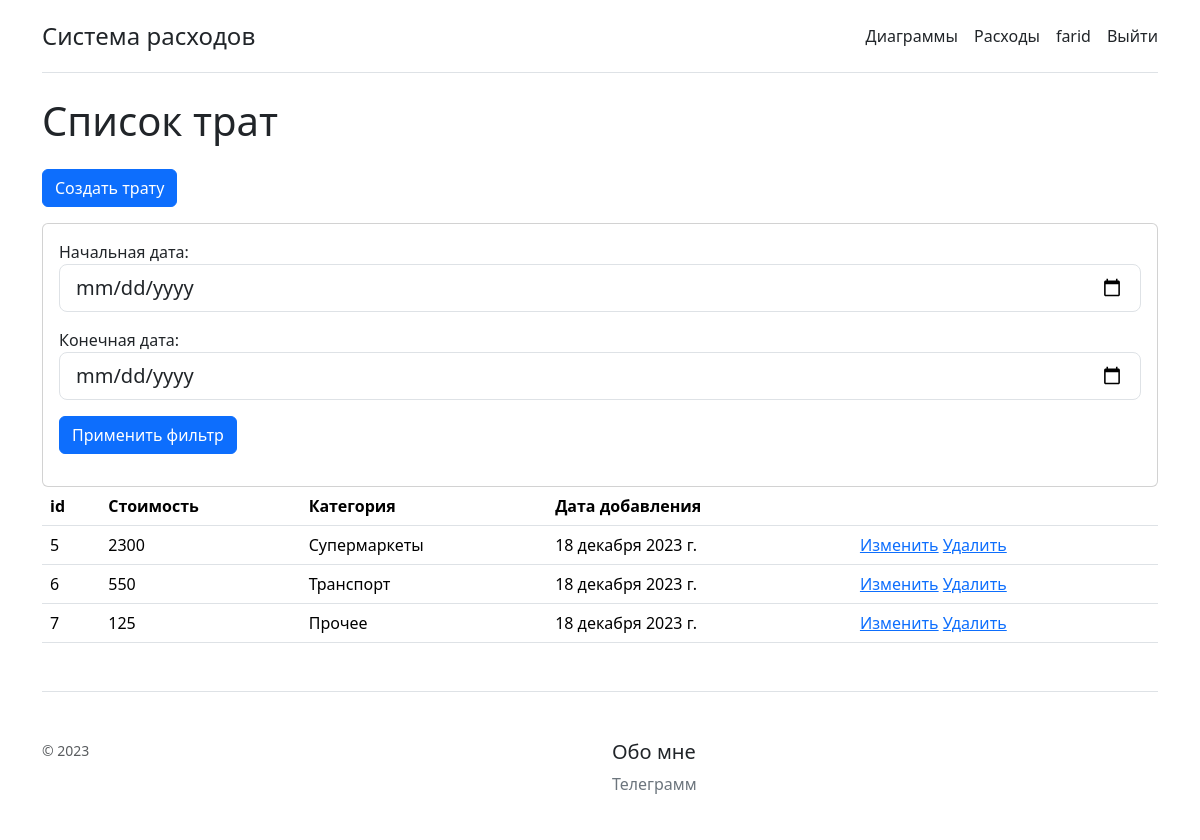
The app's page /spending/ (signed in), older data.
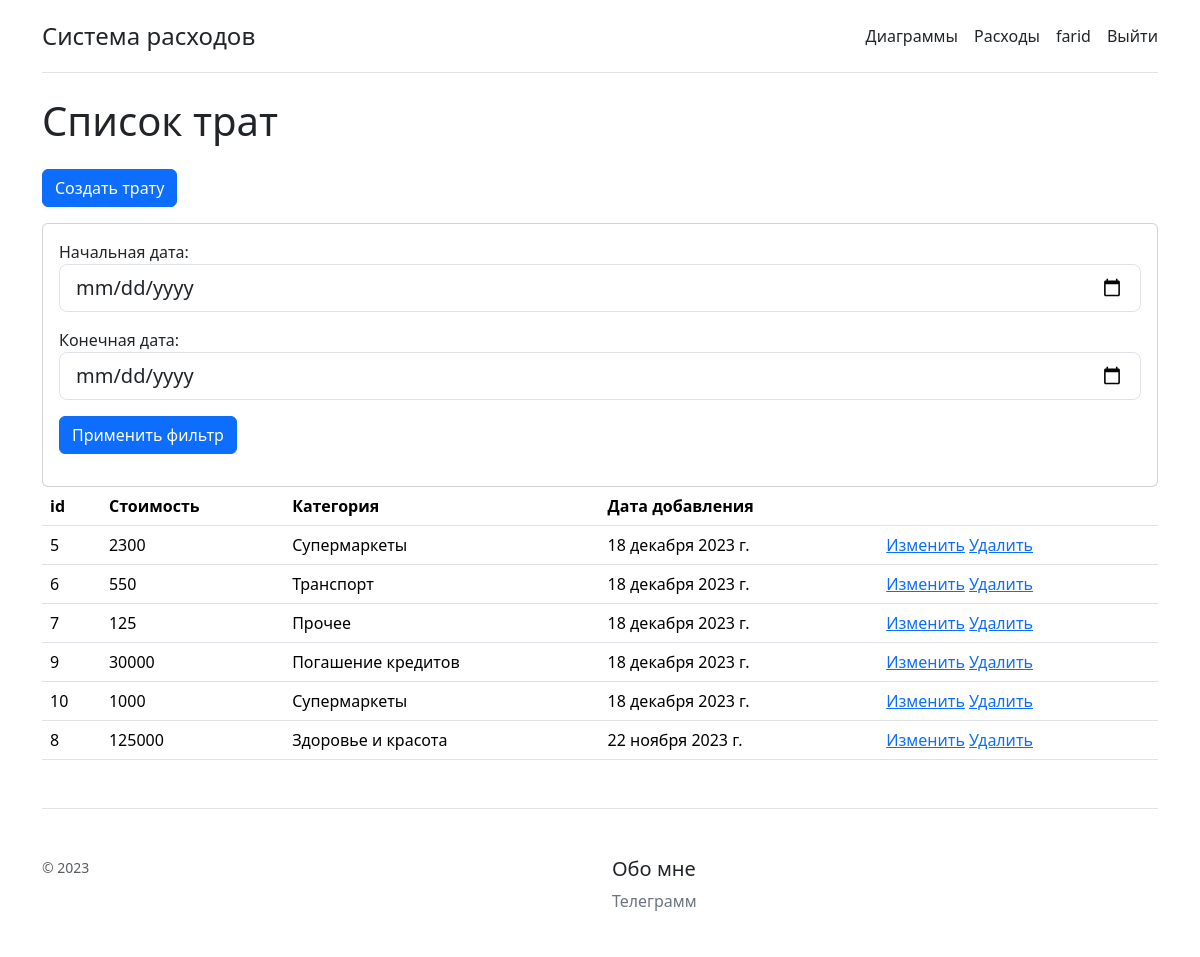
The same page, newer data.
### costs/spending/models.py (models this page shows)
class Spending(models.Model):
    price = models.PositiveIntegerField()
    author = models.ForeignKey(User, on_delete=models.CASCADE, related_name='spendings')
    category = models.CharField(max_length=75, default=None)
    timestamp = models.DateField(auto_now_add=True)

### costs/spending/views.py (the view)
# urls.py: path('', views.IndexSpendingsView.as_view(), name='index'),
class IndexSpendingsView(LoginRequiredMixin, View):
    login_url = reverse_lazy('users:login')
    def get(self, request, *args, **kwargs):
        f = LeadEntriesFilter(request.GET, queryset=Spending.objects.filter(author=request.user))
        return render(request, 'spending/index.html', {'f': f})

### costs/spending/filters.py (called while the page is built)
    @property
    def qs(self):
        parent = super().qs
        return parent.order_by('-timestamp')

### costs/templates/spending/index.html (shortened to what this page needs)
{% extends "base.html" %}
{% load bootstrap5 %}
{% block content %}
<h1 class="h1 my-4">
    Список трат
</h1>
<a class="btn btn-primary mb-3" href="{% url "spending:create" %}">Создать трату</a>
<div class="card">
  <div class="card-body">
<form method="get">
  {{ f.form.as_p }}
  <input type="submit" value='Применить фильтр' class="btn btn-primary"/>
</form>
</div>
</div>
<table class="table">
    <thead>
      <tr>
        <th scope="col">id</th>
        <th scope="col">Стоимость</th>
        <th scope="col">Категория</th>
        <th scope="col">Дата добавления</th>
        <th scope="col"></th>
      </tr>
    </thead>
    <tbody>
    {% for sp in f.qs %}
      <tr>
        <td>{{ sp.id }}</td>
        <td>{{ sp.price }}</td>
        <td>{{ sp.category }}</td>
        <td>{{ sp.timestamp }}</td>
        <td>
            <a href="{% url 'spending:update' pk=sp.id %}">Изменить</a>
            <a href="{% url 'spending:delete' pk=sp.id %}">Удалить</a>
        </td>
      </tr>
    {% endfor %}
    </tbody>
  </table>
{% endblock content %}

### costs/templates/base.html (shortened to what this page needs)
<html lang="ru">
    <head>
        {% load bootstrap5 %}
        {% bootstrap_css %}
<link href="/docs/5.0/dist/css/bootstrap.min.css" rel="stylesheet">
    {% load static %}
    <link href="{% static 'css/base.css' %}" rel="stylesheet">
  </head>
  <body>
<div class="container py-3">
  <header>
    <div class="d-flex flex-column flex-md-row align-items-center pb-3 mb-4 border-bottom">
      <a href="/" class="d-flex align-items-center text-dark text-decoration-none" previewlistener="true">
        <span class="fs-4">Система расходов</span>
      </a>
      <nav class="d-inline-flex mt-2 mt-md-0 ms-md-auto">
        <a class="me-3 py-2 text-dark text-decoration-none" href="{% url "spending:diagram" %}">Диаграммы</a>
        <a class="me-3 py-2 text-dark text-decoration-none" href="{% url "spending:index" %}">Расходы</a>
        {% if request.user.is_authenticated %}
        <a class="me-3 py-2 text-dark text-decoration-none" href="{% url "users:show" pk=request.user.id %}">{{ request.user.username }}</a>
        <a class="py-2 text-dark text-decoration-none" href="{% url "users:logout" %}">Выйти</a>
        {% else %}
        <a class="me-3 py-2 text-dark text-decoration-none" href="{% url "users:create" %}">Регистрация</a>
        <a class="py-2 text-dark text-decoration-none" href="{% url "users:login" %}">Вход</a>
        {% endif %}
      </nav>
    </div>
  </header>
  <main>
    {% block content %}{% endblock content %}
  </main>
  <footer class="pt-4 my-md-5 pt-md-5 border-top">
    <div class="row">
      <div class="col-12 col-md">
        <small class="d-block mb-3 text-muted">© 2023</small>
      </div>
      <div class="col-6 col-md">
        <h5>Обо мне</h5>
        <ul class="list-unstyled text-small">
          <li class="mb-1"><a class="link-secondary text-decoration-none" href="#">Телеграмм</a></li>
        </ul>
      </div>
    </div>
  </footer>
</div>
</body></html>

Row changes from the older to the newer data that the page shows:
added Spending: id "9", price "30000", category "Погашение кредитов", timestamp "18 декабря 2023 г."
added Spending: id "10", price "1000", category "Супермаркеты", timestamp "18 декабря 2023 г."
added Spending: id "8", price "125000", category "Здоровье и красота", timestamp "22 ноября 2023 г."
